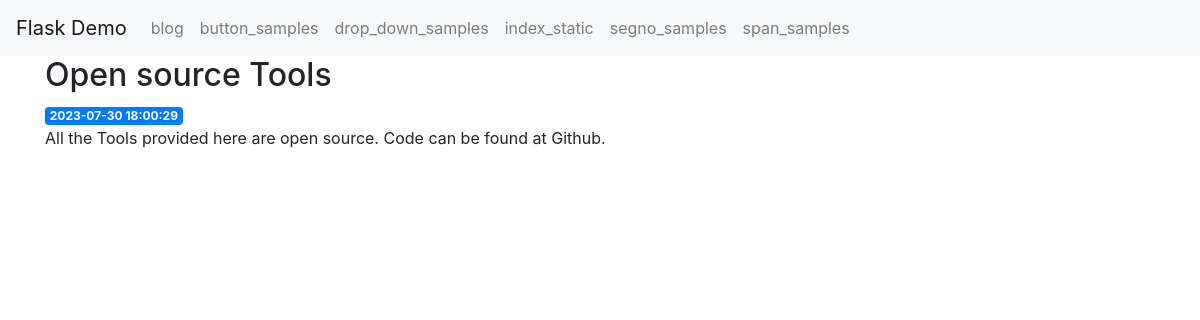
Before: /1 with the older database file.
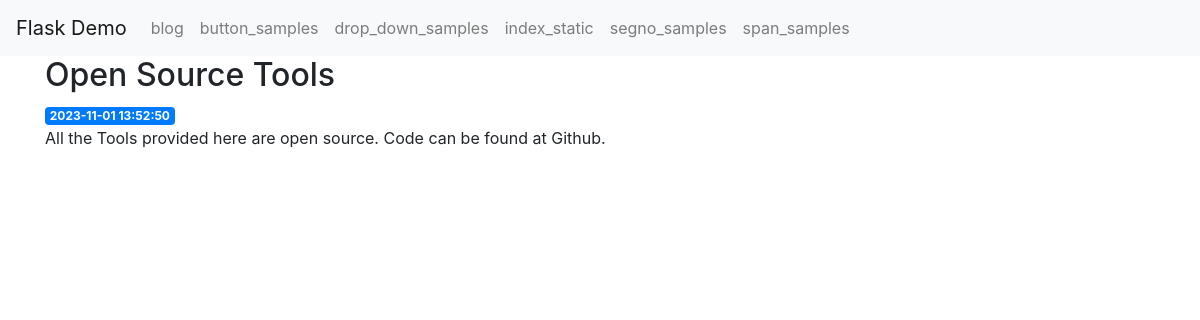
After: the same page with the newer database file.
### tables this page shows
CREATE TABLE posts (
    id INTEGER PRIMARY KEY AUTOINCREMENT,
    created TIMESTAMP NOT NULL DEFAULT CURRENT_TIMESTAMP,
    title TEXT NOT NULL,
    content TEXT NOT NULL,
    publisher TEXT NULL
);

### amenity_pj/extra/flask_demo/app.py (the view)
@app.route('/<int:post_id>')
def blog_post(post_id):
    post = get_post(post_id)
    return render_template('blog_post.html', post=post)

### amenity_pj/extra/flask_demo/app.py (called while the page is built)
def get_db_connection():
    path = os.sep.join([os.path.dirname(os.path.realpath(__file__)), 'db', 'database.db'])
    conn = sqlite3.connect(path)
    conn.row_factory = sqlite3.Row
    return conn

def get_post(post_id):
    conn = get_db_connection()
    post = conn.execute('SELECT * FROM posts WHERE id = ?',
                        (post_id,)).fetchone()
    conn.close()
    if post is None:
        abort(404)
    return post

### amenity_pj/extra/flask_demo/templates/blog_post.html
{% extends 'base.html' %}
{% block content %}
    <h2>{% block title %} {{ post['title'] }} {% endblock %}</h2>
    <span class="badge badge-primary">{{ post['created'] }}</span>
    <p>{{ post['content'] }}</p>
{% endblock %}

Changed rows visible on the page:
changed posts "All the Tools provided here are open source. Code can be found at Github.": title "Open source Tools" → "Open Source Tools"; created "2023-07-30 18:00:29" → "2023-11-01 13:52:50"
